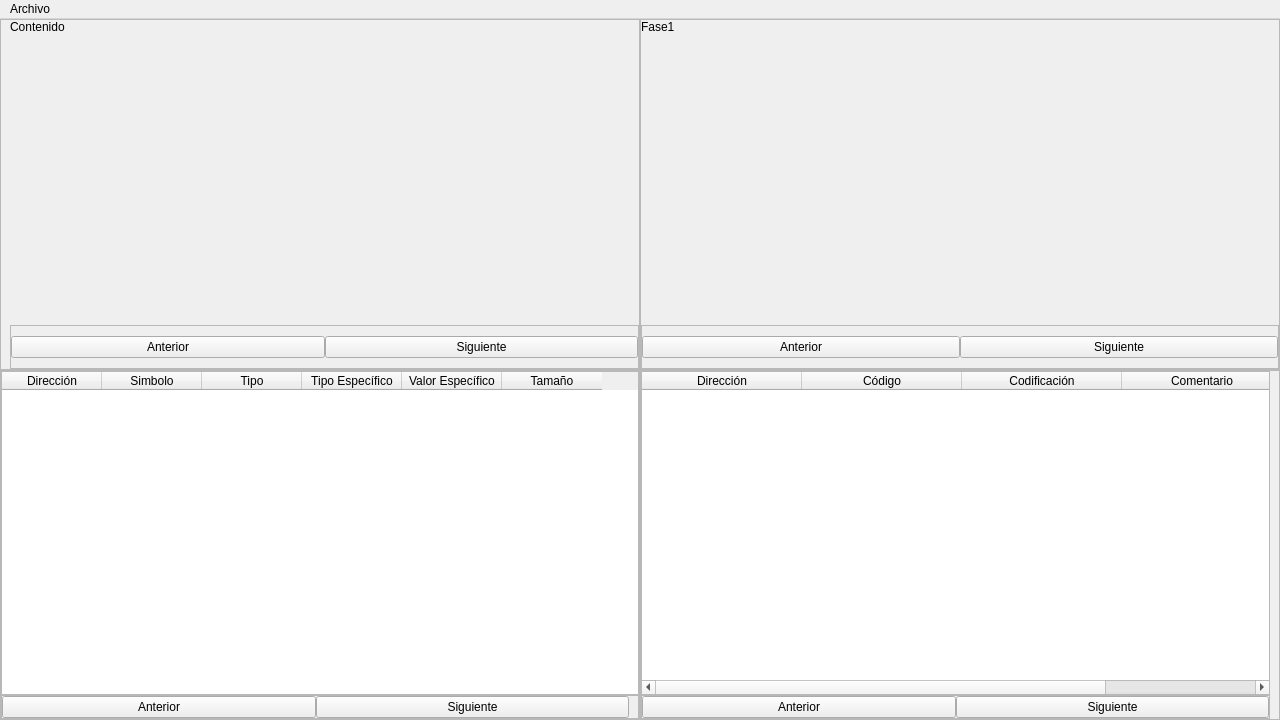
<?xml version="1.0" encoding="UTF-8"?>
<ui version="4.0">
 <class>principal</class>
 <widget class="QMainWindow" name="principal">
  <property name="geometry">
   <rect>
    <x>0</x>
    <y>0</y>
    <width>1280</width>
    <height>720</height>
   </rect>
  </property>
  <property name="minimumSize">
   <size>
    <width>1280</width>
    <height>720</height>
   </size>
  </property>
  <property name="windowTitle">
   <string>Ensamblador</string>
  </property>
  <widget class="QWidget" name="regilla_principal">
   <layout class="QGridLayout" name="gridLayout_2" rowstretch="0,0">
    <property name="leftMargin">
     <number>0</number>
    </property>
    <property name="topMargin">
     <number>0</number>
    </property>
    <property name="rightMargin">
     <number>0</number>
    </property>
    <property name="bottomMargin">
     <number>0</number>
    </property>
    <property name="spacing">
     <number>0</number>
    </property>
    <item row="0" column="1">
     <widget class="QFrame" name="frame_fase_1">
      <property name="frameShape">
       <enum>QFrame::StyledPanel</enum>
      </property>
      <property name="frameShadow">
       <enum>QFrame::Raised</enum>
      </property>
      <layout class="QVBoxLayout" name="verticalLayout_2" stretch="7,1">
       <property name="spacing">
        <number>0</number>
       </property>
       <property name="leftMargin">
        <number>0</number>
       </property>
       <property name="topMargin">
        <number>0</number>
       </property>
       <property name="rightMargin">
        <number>0</number>
       </property>
       <property name="bottomMargin">
        <number>0</number>
       </property>
       <item>
        <widget class="QLabel" name="fase_1">
         <property name="text">
          <string>Fase1</string>
         </property>
         <property name="alignment">
          <set>Qt::AlignLeading|Qt::AlignLeft|Qt::AlignTop</set>
         </property>
         <property name="wordWrap">
          <bool>true</bool>
         </property>
        </widget>
       </item>
       <item>
        <widget class="QFrame" name="botones_fase_1">
         <property name="frameShape">
          <enum>QFrame::StyledPanel</enum>
         </property>
         <property name="frameShadow">
          <enum>QFrame::Raised</enum>
         </property>
         <layout class="QHBoxLayout" name="horizontalLayout_2">
          <property name="spacing">
           <number>0</number>
          </property>
          <property name="leftMargin">
           <number>0</number>
          </property>
          <property name="topMargin">
           <number>0</number>
          </property>
          <property name="rightMargin">
           <number>0</number>
          </property>
          <property name="bottomMargin">
           <number>0</number>
          </property>
          <item>
           <widget class="QPushButton" name="anterior_f">
            <property name="text">
             <string>Anterior</string>
            </property>
           </widget>
          </item>
          <item>
           <widget class="QPushButton" name="siguiente_f">
            <property name="text">
             <string>Siguiente</string>
            </property>
           </widget>
          </item>
         </layout>
        </widget>
       </item>
      </layout>
     </widget>
    </item>
    <item row="0" column="0">
     <widget class="QFrame" name="frame_contenido">
      <property name="frameShape">
       <enum>QFrame::StyledPanel</enum>
      </property>
      <property name="frameShadow">
       <enum>QFrame::Raised</enum>
      </property>
      <layout class="QVBoxLayout" name="verticalLayout" stretch="7,1">
       <property name="spacing">
        <number>0</number>
       </property>
       <property name="topMargin">
        <number>0</number>
       </property>
       <property name="rightMargin">
        <number>0</number>
       </property>
       <property name="bottomMargin">
        <number>0</number>
       </property>
       <item>
        <widget class="QLabel" name="contenido">
         <property name="text">
          <string>Contenido</string>
         </property>
         <property name="alignment">
          <set>Qt::AlignLeading|Qt::AlignLeft|Qt::AlignTop</set>
         </property>
         <property name="wordWrap">
          <bool>true</bool>
         </property>
        </widget>
       </item>
       <item>
        <widget class="QFrame" name="botones_contenido">
         <property name="frameShape">
          <enum>QFrame::StyledPanel</enum>
         </property>
         <property name="frameShadow">
          <enum>QFrame::Raised</enum>
         </property>
         <layout class="QHBoxLayout" name="horizontalLayout">
          <property name="spacing">
           <number>0</number>
          </property>
          <property name="leftMargin">
           <number>0</number>
          </property>
          <property name="topMargin">
           <number>0</number>
          </property>
          <property name="rightMargin">
           <number>0</number>
          </property>
          <property name="bottomMargin">
           <number>0</number>
          </property>
          <item>
           <widget class="QPushButton" name="anterior_c">
            <property name="text">
             <string>Anterior</string>
            </property>
           </widget>
          </item>
          <item>
           <widget class="QPushButton" name="siguiente_c">
            <property name="text">
             <string>Siguiente</string>
            </property>
           </widget>
          </item>
         </layout>
        </widget>
       </item>
      </layout>
     </widget>
    </item>
    <item row="1" column="0">
     <widget class="QFrame" name="frame">
      <property name="frameShape">
       <enum>QFrame::StyledPanel</enum>
      </property>
      <property name="frameShadow">
       <enum>QFrame::Raised</enum>
      </property>
      <layout class="QVBoxLayout" name="verticalLayout_3">
       <property name="spacing">
        <number>0</number>
       </property>
       <property name="leftMargin">
        <number>0</number>
       </property>
       <property name="topMargin">
        <number>0</number>
       </property>
       <property name="rightMargin">
        <number>0</number>
       </property>
       <property name="bottomMargin">
        <number>0</number>
       </property>
       <item>
        <widget class="QTableWidget" name="tabla_simbolos">
         <property name="sizePolicy">
          <sizepolicy hsizetype="Expanding" vsizetype="Expanding">
           <horstretch>0</horstretch>
           <verstretch>0</verstretch>
          </sizepolicy>
         </property>
         <property name="editTriggers">
          <set>QAbstractItemView::NoEditTriggers</set>
         </property>
         <attribute name="verticalHeaderVisible">
          <bool>false</bool>
         </attribute>
         <column>
          <property name="text">
           <string>Dirección</string>
          </property>
         </column>
         <column>
          <property name="text">
           <string>Simbolo</string>
          </property>
         </column>
         <column>
          <property name="text">
           <string>Tipo</string>
          </property>
         </column>
         <column>
          <property name="text">
           <string>Tipo Específico</string>
          </property>
         </column>
         <column>
          <property name="text">
           <string>Valor Específico</string>
          </property>
         </column>
         <column>
          <property name="text">
           <string>Tamaño</string>
          </property>
         </column>
        </widget>
       </item>
       <item>
        <widget class="QFrame" name="frame_2">
         <property name="frameShape">
          <enum>QFrame::StyledPanel</enum>
         </property>
         <property name="frameShadow">
          <enum>QFrame::Raised</enum>
         </property>
         <layout class="QHBoxLayout" name="horizontalLayout_3">
          <property name="spacing">
           <number>0</number>
          </property>
          <property name="leftMargin">
           <number>0</number>
          </property>
          <property name="topMargin">
           <number>0</number>
          </property>
          <property name="bottomMargin">
           <number>0</number>
          </property>
          <item>
           <widget class="QPushButton" name="anterior_s">
            <property name="text">
             <string>Anterior</string>
            </property>
           </widget>
          </item>
          <item>
           <widget class="QPushButton" name="siguiente_s">
            <property name="text">
             <string>Siguiente</string>
            </property>
           </widget>
          </item>
         </layout>
        </widget>
       </item>
      </layout>
     </widget>
    </item>
    <item row="1" column="1">
     <widget class="QFrame" name="frame_3">
      <property name="frameShape">
       <enum>QFrame::StyledPanel</enum>
      </property>
      <property name="frameShadow">
       <enum>QFrame::Raised</enum>
      </property>
      <layout class="QVBoxLayout" name="verticalLayout_4">
       <property name="spacing">
        <number>0</number>
       </property>
       <property name="leftMargin">
        <number>0</number>
       </property>
       <property name="topMargin">
        <number>0</number>
       </property>
       <property name="bottomMargin">
        <number>0</number>
       </property>
       <item>
        <widget class="QTableWidget" name="tabla_code">
         <property name="sizePolicy">
          <sizepolicy hsizetype="Expanding" vsizetype="Expanding">
           <horstretch>0</horstretch>
           <verstretch>0</verstretch>
          </sizepolicy>
         </property>
         <property name="autoFillBackground">
          <bool>false</bool>
         </property>
         <property name="autoScroll">
          <bool>true</bool>
         </property>
         <property name="editTriggers">
          <set>QAbstractItemView::NoEditTriggers</set>
         </property>
         <attribute name="horizontalHeaderDefaultSectionSize">
          <number>160</number>
         </attribute>
         <attribute name="verticalHeaderVisible">
          <bool>false</bool>
         </attribute>
         <column>
          <property name="text">
           <string>Dirección</string>
          </property>
         </column>
         <column>
          <property name="text">
           <string>Código</string>
          </property>
         </column>
         <column>
          <property name="text">
           <string>Codificación</string>
          </property>
         </column>
         <column>
          <property name="text">
           <string>Comentario</string>
          </property>
         </column>
        </widget>
       </item>
       <item>
        <widget class="QFrame" name="frame_4">
         <property name="frameShape">
          <enum>QFrame::StyledPanel</enum>
         </property>
         <property name="frameShadow">
          <enum>QFrame::Raised</enum>
         </property>
         <layout class="QHBoxLayout" name="horizontalLayout_4">
          <property name="spacing">
           <number>0</number>
          </property>
          <property name="leftMargin">
           <number>0</number>
          </property>
          <property name="topMargin">
           <number>0</number>
          </property>
          <property name="rightMargin">
           <number>0</number>
          </property>
          <property name="bottomMargin">
           <number>0</number>
          </property>
          <item>
           <widget class="QPushButton" name="anterior_cod">
            <property name="text">
             <string>Anterior</string>
            </property>
           </widget>
          </item>
          <item>
           <widget class="QPushButton" name="siguiente_cod">
            <property name="text">
             <string>Siguiente</string>
            </property>
           </widget>
          </item>
         </layout>
        </widget>
       </item>
      </layout>
     </widget>
    </item>
   </layout>
  </widget>
  <widget class="QMenuBar" name="barraP">
   <property name="geometry">
    <rect>
     <x>0</x>
     <y>0</y>
     <width>1280</width>
     <height>23</height>
    </rect>
   </property>
   <widget class="QMenu" name="menuArchivo">
    <property name="title">
     <string>Archivo</string>
    </property>
    <addaction name="actionAbrir"/>
    <addaction name="actionInterpretar"/>
    <addaction name="actionSalir"/>
   </widget>
   <addaction name="menuArchivo"/>
  </widget>
  <action name="actionAbrir">
   <property name="text">
    <string>Abrir</string>
   </property>
  </action>
  <action name="actionGuardar">
   <property name="text">
    <string>Guardar</string>
   </property>
  </action>
  <action name="actionInterpretar">
   <property name="text">
    <string>Interpretar </string>
   </property>
  </action>
  <action name="actionSalir">
   <property name="text">
    <string>Salir</string>
   </property>
  </action>
 </widget>
 <resources/>
 <connections/>
</ui>
